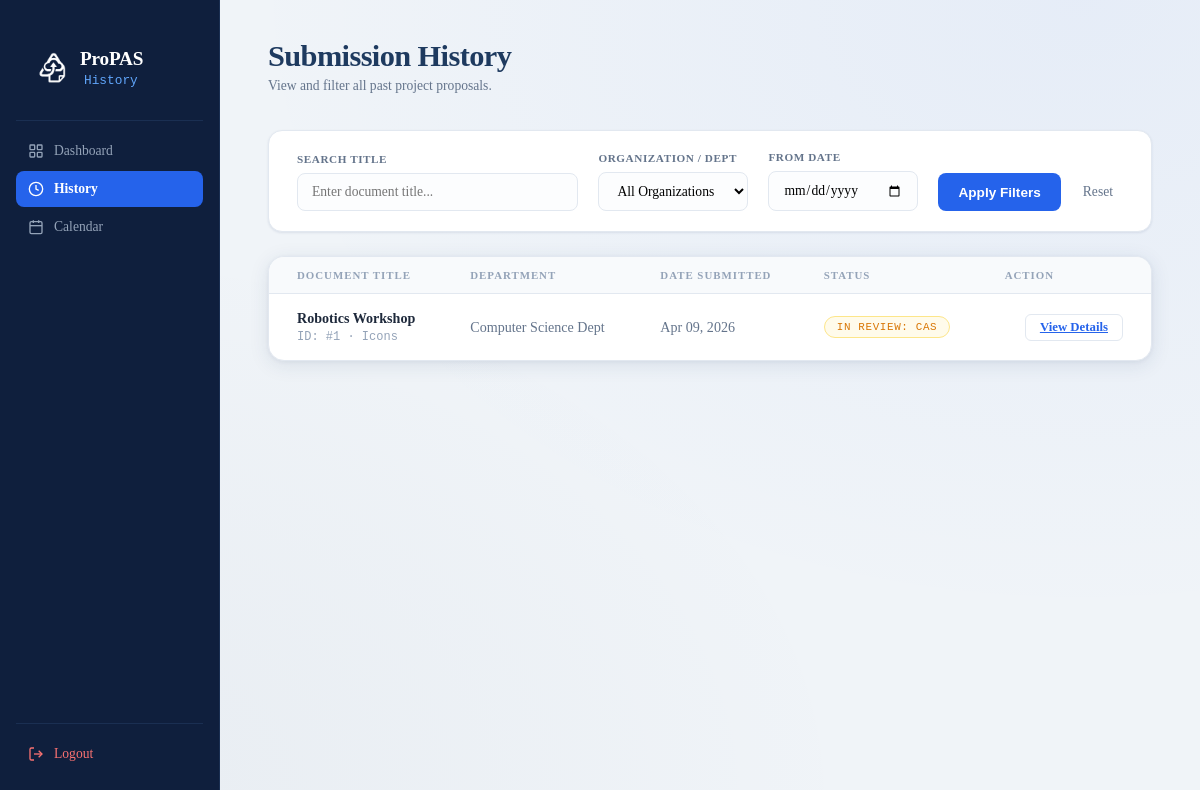
Before: /master-history (signed in) with the older database file.
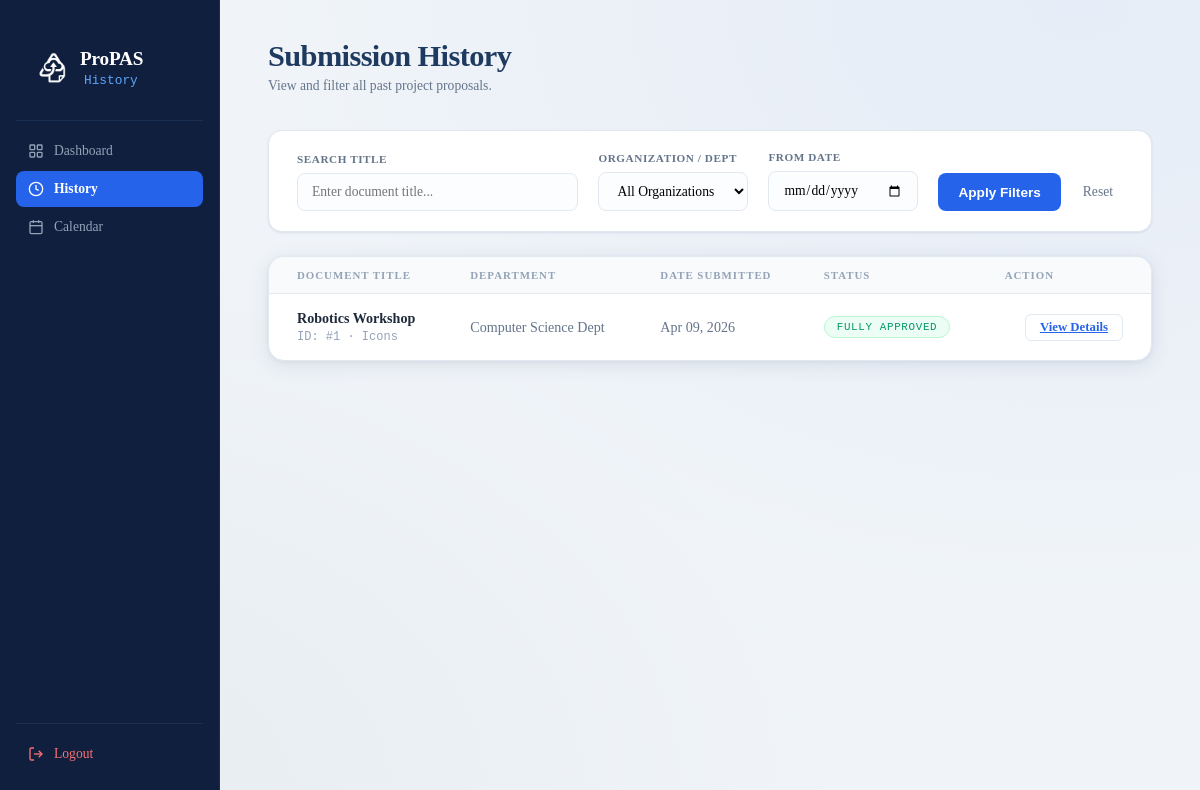
After: the same page with the newer database file.
### models.py (models this page shows)
class Proposal(db.Model):
    __tablename__ = 'proposals'
    id = db.Column(db.Integer, primary_key=True)
    title = db.Column(db.String(200), nullable=False)
    status = db.Column(db.String(20), default='PENDING')
    version_number = db.Column(db.Integer, default=1)
    file_path = db.Column(db.String(300))
    proposal_data = db.Column(db.JSON)
    current_step_id = db.Column(db.Integer, db.ForeignKey('approval_steps.id'))
    creator_id = db.Column(db.Integer, db.ForeignKey('accounts.id'))
    created_at = db.Column(db.DateTime, default=datetime.utcnow)

class User(UserMixin, db.Model):
    __tablename__ = 'accounts'
    id = db.Column(db.Integer, primary_key=True)
    username = db.Column(db.String(80), unique=True, nullable=False)
    password_hash = db.Column(db.String(256))
    account_type = db.Column(db.String(20))  # 'Org', 'Office', or 'Admin'
    profile_data = db.Column(MutableDict.as_mutable(db.JSON), default=dict)
    proposals = db.relationship('Proposal', backref='creator', lazy=True)

### routes/office.py (the view)
@office_bp.route('/master-history')
@login_required
def master_history():
    if current_user.account_type != 'Office':
        abort(403)
    query = Proposal.query.join(User, Proposal.creator_id == User.id).filter(User.account_type == 'Org')
    search = request.args.get('search')
    if search:
        query = query.filter(Proposal.title.ilike(f'%{search}%'))
    username_filter = (request.args.get('username_filter') or '').strip()
    if username_filter:
        query = query.filter(User.username.ilike(username_filter))
    date_from = request.args.get('date_from')
    if date_from:
        try:
            date_obj = datetime.strptime(date_from, '%Y-%m-%d')
            query = query.filter(Proposal.created_at >= date_obj)
        except ValueError:
            pass
    proposals = query.order_by(Proposal.created_at.desc()).all()
    department_options = [
        {'username': 'Icons', 'label': 'Icons - Computer Science Dept'},
        {'username': 'Hibe', 'label': 'Hibe - Biology Dept'},
        {'username': 'Psych', 'label': 'Psych - Psychology Dept'},
        {'username': 'Kwago', 'label': 'Kwago - Political Science Dept'},
        {'username': 'Aces', 'label': 'Aces - Communication and English Studies'},
        {'username': 'Casso', 'label': 'Casso - CAS'},
    ]
    return render_template(
        'submission_history.html',
        proposals=proposals,
        is_history=True,
        is_office=True,
        department_options=department_options,
        department_map=ORG_DEPARTMENTS
    )

### app.py (called while the page is built)
@login_manager.user_loader
def load_user(user_id):
    from models import User
    return db.session.get(User, int(user_id))

@app.template_filter('datetime_ph')
def datetime_ph(value, fmt='%b %d, %Y %I:%M %p'):
    if value is None:
        return 'N/A'
    if value.tzinfo is None:
        value = value.replace(tzinfo=timezone.utc)
    return value.astimezone(ZoneInfo(app.config['DISPLAY_TIMEZONE'])).strftime(fmt)

### templates/submission_history.html (shortened to what this page needs)
<!DOCTYPE html>
<html lang="en">
<head>
  <link rel="stylesheet" href="{{ url_for('static', filename='css/org_home.css') }}" />
  <link rel="stylesheet" href="{{ url_for('static', filename='css/submission_history.css') }}" />
</head>
<body>
<div class="layout">
  <aside class="sidebar">
    <div class="sidebar-logo">
      <div class="header-seal">
          <img src="{{ url_for('static', filename='images/Icon.png') }}" alt="ProPAS Logo" class="header-logo-img">
      </div>
      <div>
        <span class="logo-text">ProPAS</span>
        <span class="logo-sub">History</span>
      </div>
    </div>
    <div class="sidebar-divider"></div>
    <nav class="sidebar-nav">
      {% if current_user.account_type == 'Office' %}
        <a href="{{ url_for('office.review') }}" class="nav-item">
      {% else %}
        <a href="{{ url_for('proposal.org_home') }}" class="nav-item">
      {% endif %}
        <svg viewBox="0 0 24 24" fill="none" stroke="currentColor" stroke-width="2" width="18" height="18"><rect x="3" y="3" width="7" height="7" rx="1"/><rect x="14" y="3" width="7" height="7" rx="1"/><rect x="3" y="14" width="7" height="7" rx="1"/><rect x="14" y="14" width="7" height="7" rx="1"/></svg>
        Dashboard
      </a>
      <a href="{{ url_for('office.master_history') if current_user.account_type == 'Office' else url_for('proposal.history') }}" class="nav-item active">
        <svg viewBox="0 0 24 24" fill="none" stroke="currentColor" stroke-width="2" width="18" height="18"><circle cx="12" cy="12" r="10"/><polyline points="12 6 12 12 16 14"/></svg>
        History
      </a>
      <a href="{{ url_for('auth.calendar_redirect') }}" class="nav-item">
        <svg viewBox="0 0 24 24" fill="none" stroke="currentColor" stroke-width="2" width="18" height="18"><rect x="3" y="4" width="18" height="18" rx="2"/><line x1="16" y1="2" x2="16" y2="6"/><line x1="8" y1="2" x2="8" y2="6"/><line x1="3" y1="10" x2="21" y2="10"/></svg>
        Calendar
      </a>
    </nav>
    <div class="sidebar-divider"></div>
    <a href="{{ url_for('auth.logout') }}" class="nav-item nav-item--danger">
      <svg viewBox="0 0 24 24" fill="none" stroke="currentColor" stroke-width="2" width="18" height="18"><path d="M9 21H5a2 2 0 0 1-2-2V5a2 2 0 0 1 2-2h4"/><polyline points="16 17 21 12 16 7"/><line x1="21" y1="12" x2="9" y2="12"/></svg>
      Logout
    </a>
  </aside>
  <main class="main">
    <div class="topbar">
      <div>
        <h1 class="topbar-title">Submission History</h1>
        <p class="topbar-sub">View and filter all past project proposals.</p>
      </div>
    </div>
    <div class="filter-card">
      <form method="GET" action="{{ url_for('office.master_history') if current_user.account_type == 'Office' else url_for('proposal.history') }}" class="filter-form">
        <div class="filter-group search">
          <label for="search">Search Title</label>
          <input type="text" id="search" name="search" placeholder="Enter document title..." value="{{ request.args.get('search', '') }}">
        </div>
        {% if current_user.account_type == 'Office' %}
        <div class="filter-group">
          <label for="username_filter">Organization / Dept</label>
          <select id="username_filter" name="username_filter">
            <option value="">All Organizations</option>
          </select>
        </div>
        {% endif %}
        <div class="filter-group">
          <label for="date_from">From Date</label>
          <input type="date" id="date_from" name="date_from" value="{{ request.args.get('date_from', '') }}">
        </div>
        <div class="filter-actions">
          <button type="submit" class="btn-filter">Apply Filters</button>
          <a href="{{ url_for('office.master_history') if current_user.account_type == 'Office' else url_for('proposal.history') }}" class="btn-reset">Reset</a>
        </div>
      </form>
    </div>
    <div class="table-card">
      <div class="table-wrap">
        <table class="table">
          <thead>
            <tr>
              <th>Document Title</th>
              <th>Department</th>
              <th>Date Submitted</th>
              <th>Status</th>
              <th class="text-right">Action</th>
            </tr>
          </thead>
          <tbody>
          {% for prop in proposals %}
          <tr>
            <td data-label="Document Title">
              <div class="doc-title">{{ prop.title }}</div>
              <div class="doc-meta">ID: #{{ prop.id }} · {{ prop.proposal_data.get('sponsor', 'N/A') }}</div>
            </td>
            <td class="td-muted" data-label="Department">
                {% if current_user.account_type == 'Office' %}
                  {{ department_map.get(prop.creator.username|lower, prop.creator.username) }}
                {% endif %}
            </td>
            <td class="td-muted" data-label="Date Submitted">{{ prop.created_at|datetime_ph('%b %d, %Y') if prop.created_at else 'N/A' }}</td>
            <td data-label="Status">
              {% if prop.status == 'APPROVED' %}
                <span class="status-badge status-badge--approved" style="background: #ecfdf5; color: #059669;">Fully Approved</span>
              {% elif prop.status == 'REJECTED' %}
                <span class="status-badge status-badge--rejected" style="background: #fef2f2; color: #dc2626;">Returned</span>
              {% else %}
                <span class="status-badge status-badge--pending" style="background: #fffbeb; color: #d97706;">
                    In Review:
                    {% if prop.current_step_id == 1 %}CAS
                    {% elif prop.current_step_id == 2 %}OSA
                    {% elif prop.current_step_id == 3 %}FINANCE
                    {% elif prop.current_step_id == 4 %}VPAA
                    {% elif prop.current_step_id == 5 %}VP EXECUTIVE
                    {% elif prop.current_step_id == 6 %}PRESIDENT
                    {% else %}Processing
                    {% endif %}
                </span>
              {% endif %}
            </td>
            <td class="text-right" data-label="Action">
              <div style="display: flex; gap: 8px; justify-content: flex-end;">
                {% if prop.status == 'REJECTED' and current_user.account_type == 'Org' %}
                  <a href="{{ url_for('proposal.create', edit_id=prop.id) }}" class="btn-view" style="color: #dc2626; border-color: #dc2626;">Fix & Resubmit</a>
                {% else %}
                  {% if current_user.account_type == 'Office' %}
                  <a href="{{ url_for('office.proposal_details', proposal_id=prop.id) }}" class="btn-view">View Details</a>
                  {% else %}
                  <button class="btn-view">View Details</button>
                  {% endif %}
                {% endif %}
              </div>
            </td>
          </tr>
          {% else %}
          <tr>
              <td colspan="5" style="text-align:center; padding: 40px; color: #94a3b8;">No submission history found.</td>
          </tr>
          {% endfor %}
          </tbody>
        </table>
      </div>
    </div>
  </main>
</div>
</body>
</html>

### static/css/submission_history.css (style rules this page uses)
.filter-card { background: var(--paper); border: 1px solid var(--border); border-radius: 14px; padding: 20px 28px; margin-bottom: 24px; box-shadow: var(--shadow-sm); }
.filter-form { display: flex; align-items: flex-end; gap: 20px; flex-wrap: wrap; }
.filter-group { display: flex; flex-direction: column; gap: 8px; flex: 1; min-width: 150px; }
.filter-group.search { flex: 2; }
.filter-group label { font-size: 0.7rem; font-weight: 700; text-transform: uppercase; color: var(--ink-muted); letter-spacing: 0.05em; }
.filter-group input, .filter-group select { padding: 10px 14px; border: 1px solid var(--border); border-radius: 8px; font-family: 'Source Serif 4', serif; font-size: 0.85rem; background: #fcfdfe; }
.filter-actions { display: flex; gap: 12px; }
.btn-filter { background: var(--navy-mid); color: white; border: none; padding: 11px 20px; border-radius: 8px; font-weight: 600; font-size: 0.85rem; cursor: pointer; transition: background 0.2s; }
.btn-reset { text-decoration: none; font-size: 0.85rem; color: var(--ink-muted); padding: 11px 10px; }

Changed rows visible on the page:
changed Proposal "Robotics Workshop": status "IN REVIEW: CAS" → "FULLY APPROVED"
